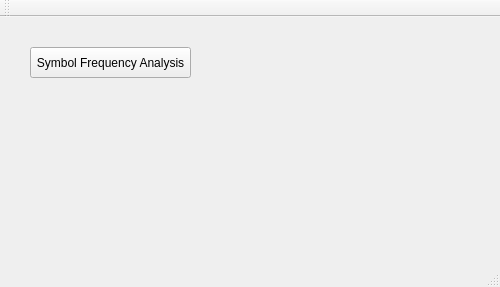
<?xml version="1.0" encoding="UTF-8"?>
<ui version="4.0">
 <class>MainWindow</class>
 <widget class="QMainWindow" name="MainWindow">
  <property name="geometry">
   <rect>
    <x>0</x>
    <y>0</y>
    <width>500</width>
    <height>287</height>
   </rect>
  </property>
  <property name="windowTitle">
   <string>MainWindow</string>
  </property>
  <widget class="QWidget" name="centralWidget">
   <widget class="QPushButton" name="symbAnalButton">
    <property name="geometry">
     <rect>
      <x>30</x>
      <y>30</y>
      <width>161</width>
      <height>31</height>
     </rect>
    </property>
    <property name="text">
     <string>Symbol Frequency Analysis</string>
    </property>
   </widget>
  </widget>
  <widget class="QMenuBar" name="menuBar">
   <property name="geometry">
    <rect>
     <x>0</x>
     <y>0</y>
     <width>500</width>
     <height>21</height>
    </rect>
   </property>
  </widget>
  <widget class="QToolBar" name="mainToolBar">
   <attribute name="toolBarArea">
    <enum>TopToolBarArea</enum>
   </attribute>
   <attribute name="toolBarBreak">
    <bool>false</bool>
   </attribute>
  </widget>
  <widget class="QStatusBar" name="statusBar"/>
 </widget>
 <layoutdefault spacing="6" margin="11"/>
 <resources/>
 <connections/>
</ui>
